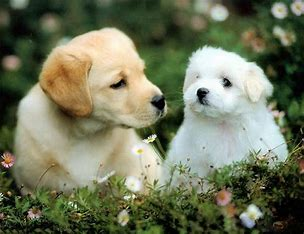
#> input picture opnCV/day 01/Resources/puppy.jpg, 304 x 234 px, found by its file name
$ python 'affine transformation.py'
#> lines starting #> are read from the running program, lines starting #| are printed output that depends on the picture

## 1 affine transformation

import cv2
import numpy as np

img = cv2.imread("Resources/puppy.jpg")
#> img is the input picture: shape (234, 304, 3); mean B, G, R 91.7, 117.7, 112.1
w,h = img.shape[1],img.shape[0]
#> w = 304; h = 234
print(w,h)
#| 304 234

pts1 = np.float32([[0,0],[304,0],[304,234]])  #source
pts2 = np.float32([[25,100],[304,0],[304,234]]) #destination

matrix = cv2.getAffineTransform(pts1,pts2)
imgout = cv2.warpAffine(img,matrix,(w,h))
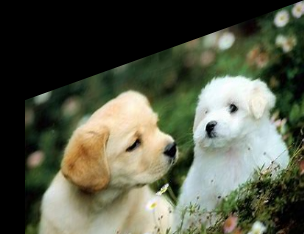
#> imgout: shape (234, 304, 3); mean B, G, R 72, 89.5, 85.6

cv2.imshow("org",img)
cv2.imshow("affined",imgout)

cv2.waitKey(0)
cv2.destroyAllWindows()
